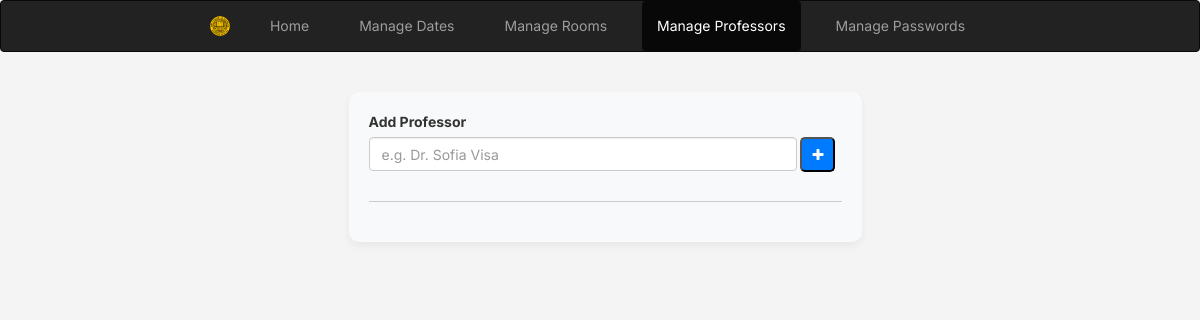
Page /admin_panel.php?page=add_professor on the earlier database version.
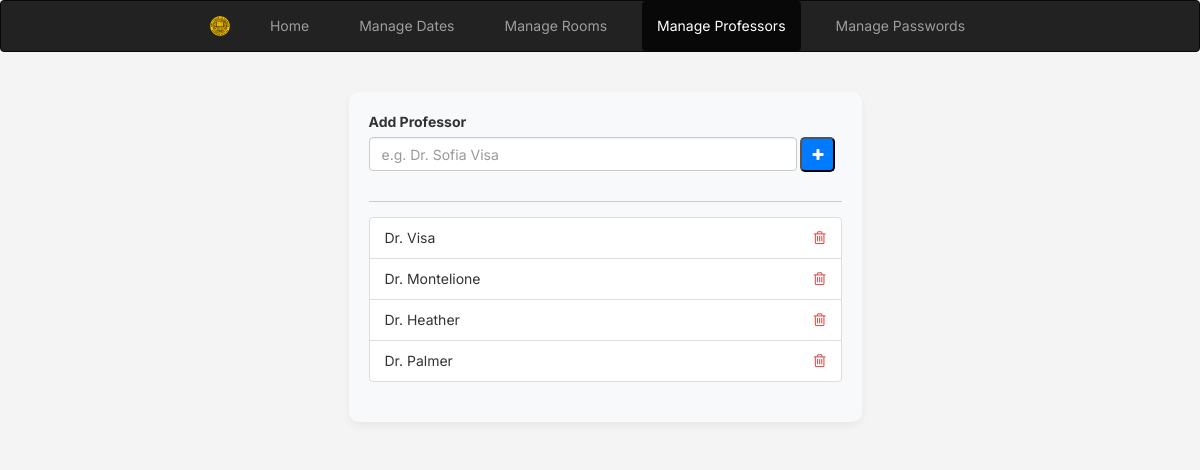
Same page on the later database version.
### tables this page shows
CREATE TABLE `professor_list` (
  `id` int(11) NOT NULL,
  `name` varchar(255) NOT NULL
);

### add_professor.php (the view, shortened to what this page needs)
<?php
$mysqli = new mysqli('localhost', 'root', '', 'bookingcalendar');
function fetchAllProfessors($mysqli) {
    $query = "SELECT * FROM professor_list";
    $result = $mysqli->query($query);
    $professors = [];
    if ($result) {
        while ($row = $result->fetch_assoc()) {
            $professors[] = $row;
        }
    }
    return $professors;
}
$professors = fetchAllProfessors($mysqli);
?>
<!DOCTYPE html>
<html>
<head>
    <link rel="stylesheet" href="https://maxcdn.bootstrapcdn.com/bootstrap/3.4.0/css/bootstrap.min.css">
    <link rel="stylesheet" href="https://cdnjs.cloudflare.com/ajax/libs/font-awesome/4.7.0/css/font-awesome.min.css">
</head>
<body>
    <div class="container">
        <div class="form-container">
            <div class="form-section">
                <form action="add_professor.php" method="post" class="d-flex align-items-center" onsubmit="return validateForm();">
                    <div class="form-group add-professor-input">
                    <label for="newProfessorName">Add Professor</label>
                    <input type="text" name="newProfessorName" id="newProfessorName" class="form-control" placeholder="e.g. Dr. Sofia Visa" required>
                </div>
                <button type="submit" class="add-professor-btn"><i class="fa fa-plus"></i></button>
            </form>
            <hr class="divider">
            <ul class="list-group">
                <?php foreach ($professors as $professor): ?>
                    <li class="list-group-item">
                        <?php echo htmlspecialchars($professor['name']); ?>
                        <a href="delete_professor.php?id=<?php echo $professor['id']; ?>" class="delete-icon" onclick="return confirm('Are you sure you want to delete this professor?');">
                            <i class="fa fa-trash-o" aria-hidden="true"></i>
                        </a>
                    </li>
                <?php endforeach; ?>
            </ul>
        </div>
    </div>
    </div>
</body>
</html>

Differences in the rows shown:
added professor_list: name "Dr. Visa"
added professor_list: name "Dr. Montelione"
added professor_list: name "Dr. Heather"
added professor_list: name "Dr. Palmer"
